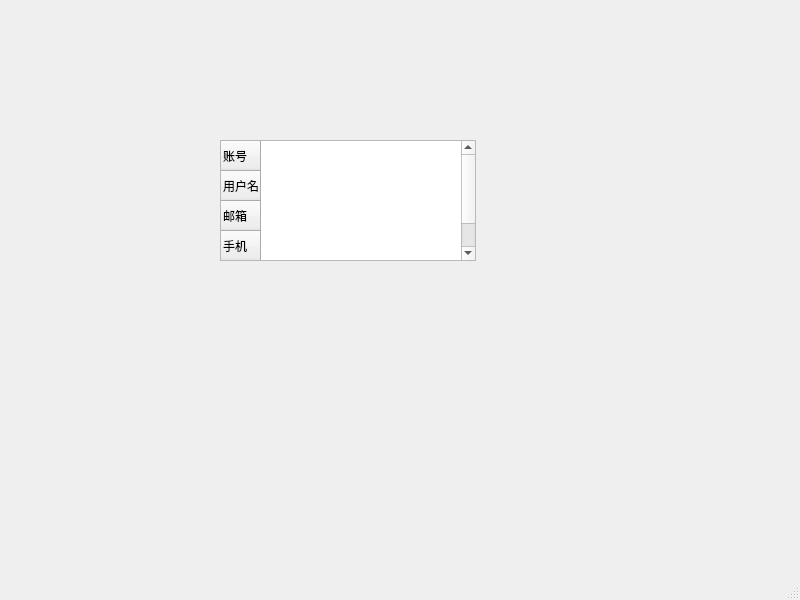
<?xml version="1.0" encoding="UTF-8"?>
<ui version="4.0">
 <class>UserDisplay</class>
 <widget class="QMainWindow" name="UserDisplay">
  <property name="geometry">
   <rect>
    <x>0</x>
    <y>0</y>
    <width>800</width>
    <height>600</height>
   </rect>
  </property>
  <property name="windowTitle">
   <string>MainWindow</string>
  </property>
  <widget class="QWidget" name="centralwidget">
   <property name="toolTipDuration">
    <number>3</number>
   </property>
   <widget class="QTableWidget" name="tableWidget">
    <property name="geometry">
     <rect>
      <x>220</x>
      <y>140</y>
      <width>256</width>
      <height>121</height>
     </rect>
    </property>
    <row>
     <property name="text">
      <string>账号</string>
     </property>
    </row>
    <row>
     <property name="text">
      <string>用户名</string>
     </property>
    </row>
    <row>
     <property name="text">
      <string>邮箱</string>
     </property>
    </row>
    <row>
     <property name="text">
      <string>手机</string>
     </property>
    </row>
   </widget>
  </widget>
  <widget class="QMenuBar" name="menubar">
   <property name="geometry">
    <rect>
     <x>0</x>
     <y>0</y>
     <width>800</width>
     <height>23</height>
    </rect>
   </property>
  </widget>
  <widget class="QStatusBar" name="statusbar"/>
 </widget>
 <resources/>
 <connections/>
</ui>
